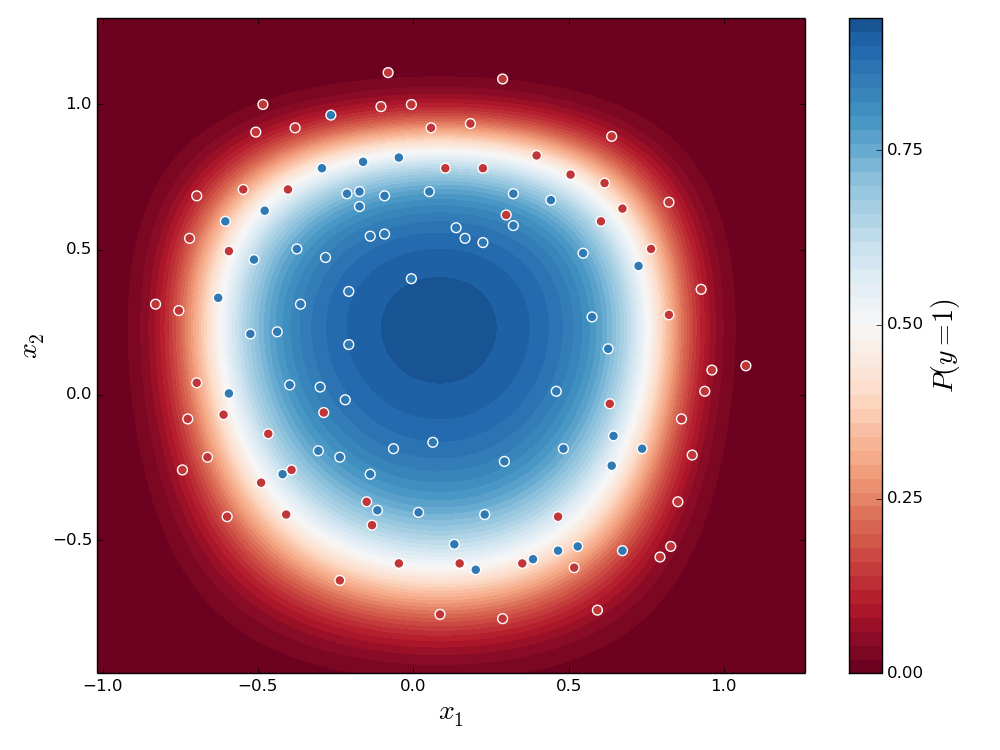

Here is the Python script that generated this plot:
"""

This script implements binary logistic regression to the classification
problem in the second part of exercise 2 of Andrew Ng's machine learning
course on Coursera.

"""

import numpy as np
from numpy.polynomial.polynomial import polyval
import matplotlib.pyplot as plt
from sklearn import linear_model as lm

def mapFeatures(x1, x2, deg):
    """
    Takes two features as inputs and maps them to a set of polynomial
    features up to degree specified by deg.

    The features are comprised of:
    x1*x2, x1^2, x2^2, x1^2*x2, x1*x2^2, ... , x1^deg, x2^deg

    These are returned in a new feature matrix X.
    """
    # Create an empty feature matrix to hold all the polynomial features
    X = np.zeros((len(x1), sum(range(2, deg+2))))
    col = 0
    for i in range(1, deg+1):
        for j in range(0, i+1):
            X[:, col] = x1**(i-j) + x2**j
            col += 1
    return X

# Load the data from ex2data2.txt into X and y
data = np.loadtxt("ex2data2.txt")
X = data[:, 0:2]
y = data[:, 2]

# Add polynomial features up to degree 6 to allow for a nonlinear decision boundary
degree = 6
Xpoly = mapFeatures(X[:, 0], X[:, 1], degree)

# Create a LogisticRegression object
logreg = lm.LogisticRegression(penalty='l2', dual=False, C=1, solver='lbfgs')

# Fit the data
logreg.fit(Xpoly, y)

# Plot decision boundary
x1min, x1max = np.min(X[:, 0]), np.max(X[:, 0])
x2min, x2max = np.min(X[:, 1]), np.max(X[:, 1]) 
x1pad, x2pad = 0.1*(x1max - x1min), 0.1*(x2max - x2min)
h = 0.02*x1pad
xx, yy = np.meshgrid(np.arange(x1min-x1pad, x1max+x1pad+h, h), np.arange(x2min-x2pad, x2max+x2pad+h, h))
Xgrid = mapFeatures(xx.ravel(), yy.ravel(), degree)
probs = logreg.predict_proba(Xgrid)[:, 1].reshape(xx.shape)
f, ax = plt.subplots(figsize=(10, 7.5))
contour = ax.contourf(xx, yy, probs, 50, cmap="RdBu", vmin=0, vmax=1)

# Print some predictions
x1test = np.array([-0.619])
x2test = np.array([0.221])

ax_c = f.colorbar(contour)
ax_c.set_label("$P(y = 1)$", size=20)
ax_c.set_ticks([0, .25, .5, .75, 1])

# Plot the data, positive values in blue and negative values in red
ax.scatter(X[:,0], X[:, 1], c=y, s=50, cmap="RdBu", vmin=-.2, vmax=1.2, edgecolor="white", linewidth=1)

plt.xlim(x1min - x1pad, x1max + x1pad)
plt.ylim(x2min - x2pad, x2max + x2pad)
plt.xlabel("$x_1$", size=20)
plt.ylabel("$x_2$", size=20)
plt.tight_layout()

plt.show()
#plt.savefig("log_reg_nl.png")
